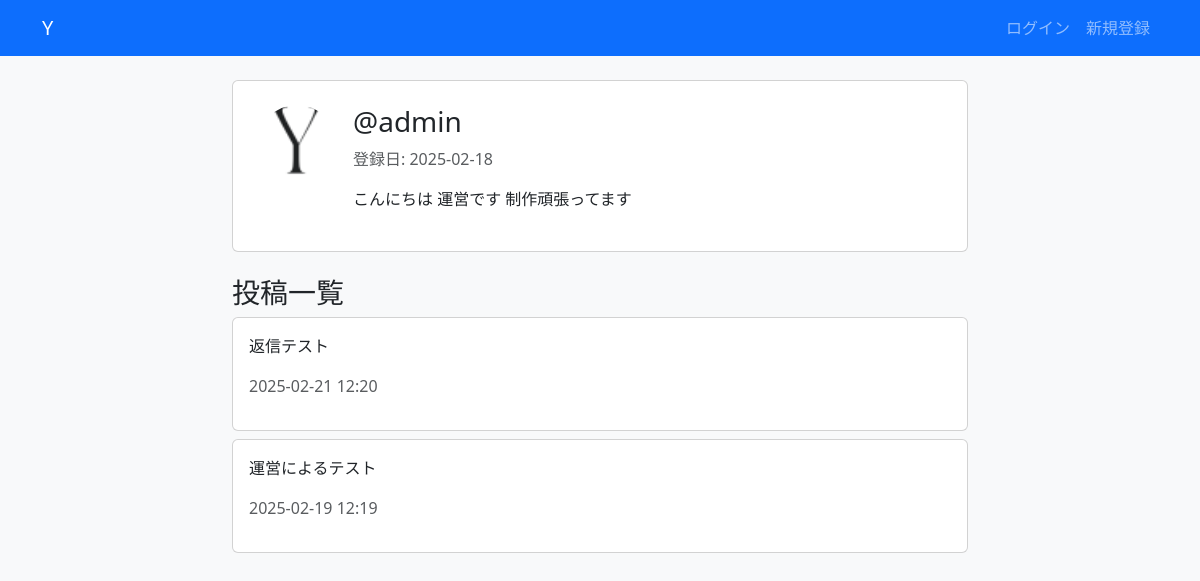
/profile/admin/, run on an earlier commit of the app's database.
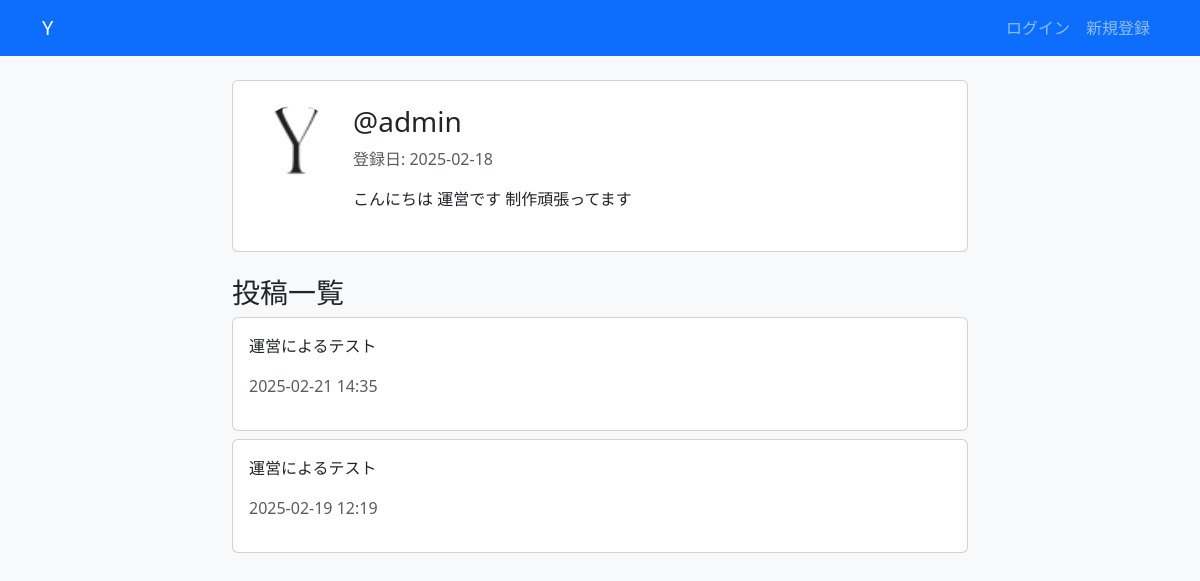
And on a later commit of the database.
### Y/models.py (models this page shows, shortened)
class Tweet(models.Model):
    user = models.ForeignKey(User, on_delete=models.CASCADE)
    content = models.CharField(max_length=280)
    image = models.ImageField(upload_to='tweets/', blank=True, null=True)
    created_at = models.DateTimeField(auto_now_add=True)
    original_tweet = models.ForeignKey('self', on_delete=models.CASCADE, null=True, blank=True, related_name='retweets')
    class Meta:
        unique_together = ('user', 'original_tweet')  # 同じユーザーが同じツイートをリツイートできない
    parent_tweet = models.ForeignKey('self', on_delete=models.CASCADE, null=True, blank=True, related_name='replies')

### Y/views.py (the view)
# urls.py: path('profile/<str:username>/', views.profile_view, name='profile'),
def profile_view(request, username):
    user = get_object_or_404(User, username=username)
    profile, created = Profile.objects.get_or_create(user=user)
    tweets = Tweet.objects.filter(user=user).order_by('-created_at')
    return render(request, 'Y/profile.html', {'profile': profile, 'tweets': tweets})

### Y/context_processors.py (called while the page is built)
def unread_notifications(request):
    if request.user.is_authenticated:
        return {'unread_notifications': Notification.objects.filter(receiver=request.user, is_read=False).count()}
    return {}

### Y/templates/Y/profile.html (shortened to what this page needs)
{% extends 'Y/base.html' %}
{% load static %}
{% block content %}
<div class="row">
    <div class="col-md-8 mx-auto">
        <div class="card p-4">
            <div class="d-flex">
                {% if profile.profile_image %}
                    <img src="{{ profile.profile_image.url }}" class="rounded-circle" width="80" height="80">
                {% else %}
                    <img src={% static "images/profile_icon.png" %} class="rounded-circle" width="80" height="80">
                {% endif %}
                <div class="ms-3">
                    <h3>@{{ profile.user.username }}</h3>
                    <p class="text-muted">登録日: {{ profile.user.date_joined|date:"Y-m-d" }}</p>
                    <p>{{ profile.bio }}</p>
                </div>
            </div>
        </div>
        <h3 class="mt-4">投稿一覧</h3>
        {% for tweet in tweets %}
            <div class="card mt-2">
                <div class="card-body">
                    <p>{{ tweet.content }}</p>
                    <p class="text-muted">{{ tweet.created_at|date:"Y-m-d H:i" }}</p>
                </div>
            </div>
        {% endfor %}
    </div>
</div>
{% endblock %}

What changed in the data, as far as the page shows it:
removed Tweet: content "返信テスト", created_at "2025-02-21 12:20"
added Tweet: content "運営によるテスト", created_at "2025-02-21 14:35"
